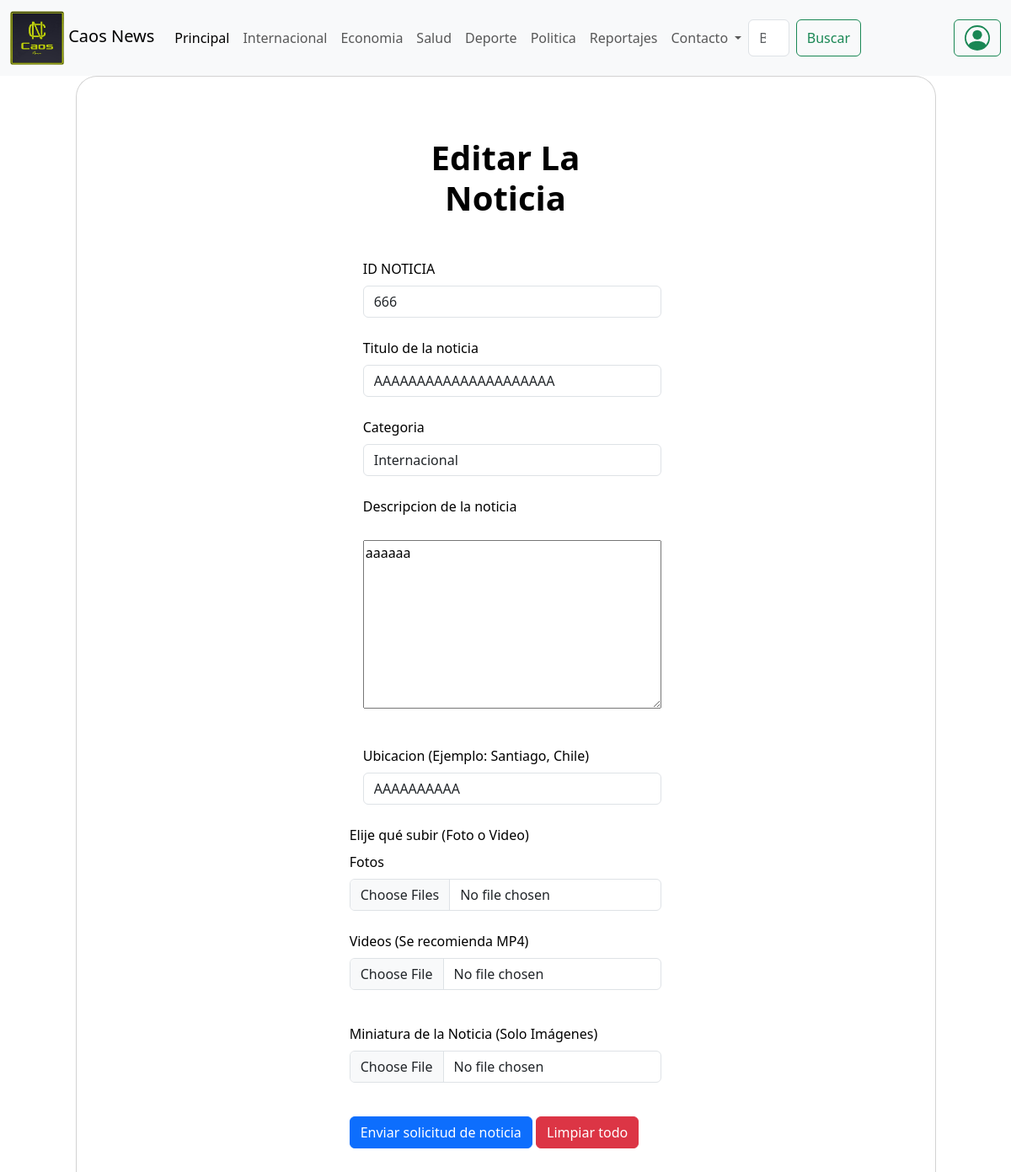
/Editot/666/ (signed in), run on the app's committed database.
### webcaosnews/models.py (models this page shows, shortened)
class Noticia(models.Model):
    idNoticia = models.IntegerField(primary_key=True)
    Titulo = models.CharField(max_length=200)
    Descripcion = models.TextField()
    Ubicacion = models.CharField(max_length=15, default='Desconocido')
    Fotos = models.ImageField(upload_to='foto', null=True, blank=True)
    miniatura = models.ImageField(upload_to='foto', null=True)
    video = models.FileField(upload_to='video', null=True, blank=True)
    Categorias = models.ForeignKey(Categorias, on_delete=models.CASCADE)
    fecha_publicacion = models.DateTimeField(auto_now_add=True, null=True)
    publicado = models.BooleanField(default=False)
    comentario = models.CharField(max_length=200, blank=True)
    usuario = models.ForeignKey(User, on_delete=models.CASCADE, null=True)
    ESTADO_CHOICES = [
        ('pendiente', 'Pendiente'),
        ('aprobado', 'Aprobado'),
        ('rechazado', 'Rechazado'),
    ]
    estado = models.CharField(max_length=10, choices=ESTADO_CHOICES, default='pendiente')

class Categorias(models.Model):
    nombre=models.CharField(primary_key=True,max_length=45)

### webcaosnews/views.py (the view, shortened to what this page needs)
# urls.py: path('Editot/<id>/',editar_noticia,name='EDN'),
@login_required(login_url='/Login/')
@permission_required('webcaosnews.change_noticia')
def editar_noticia(request, id):
    cate = Categorias.objects.all()
    noticia = get_object_or_404(Noticia, idNoticia=id)
    data = {'categorias': cate, 'noticia': noticia}
    return render(request, "Editar_noticia.html", data)

### webcaosnews/templates/Editar_noticia.html (shortened to what this page needs)
{% extends 'base5.html' %}
{% block contenedor %}
  <section class="vh-100" style="background-color: #ffffff">
    <div class="container h-100">
      <div class="row d-flex justify-content-center align-items-center h-100">
        <div class="col-lg-12 col-xl-11">
          <div class="card text-black" style="border-radius: 25px">
            <div class="card-body p-md-5">
              <div class="row justify-content-center">
                <div class="col-md-10 col-lg-6 col-xl-5 order-2 order-lg-1">
                  <p class="text-center h1 fw-bold mb-5 mx-1 mx-md-4 mt-4">
                    Editar La Noticia
                  </p>
                  <form action="{% url 'EDN' noticia.idNoticia %}" method="post" enctype="multipart/form-data">
                    <div class="d-flex flex-row align-items-center mb-4">
                      <div class="form-outline flex-fill mb-0">
                        <label class="form-label" for="txtid">ID NOTICIA</label>
                        <input required type="number" id="txtid" name="txtid" value="{{ noticia.idNoticia }}" onblur="verificar_id_noticia()" class="form-control" />
                      </div>
                    </div>
                    <div class="d-flex flex-row align-items-center mb-4">
                      <div class="form-outline flex-fill mb-0">
                        <label class="form-label" for="txtnombre">Titulo de la noticia</label>
                        <input required type="text" id="txtnombre" name="txtnombre" value="{{ noticia.Titulo }}" class="form-control" />
                      </div>
                    </div>
                    <div class="d-flex flex-row align-items-center mb-4">
                      <div class="form-outline flex-fill mb-0">
                        <label class="form-label" for="cbocategoria">Categoria</label>
                        <select class="form-control" id="cbocategoria" name="cbocategoria">
                          {% for item in categorias %}
                            <option {% if item.nombre == noticia.Categorias.nombre %}selected{% endif %}>{{item.nombre}}</option>
                          {% endfor %}
                        </select>
                      </div>
                    </div>
                    <div class="d-flex flex-row align-items-center mb-4">
                      <div class="form-outline flex-fill mb-0">
                        <label class="form-label" for="txtdesc">Descripcion de la noticia</label>
                        <textarea class="textAreaBox" style="height: 200px; width: 100%;" name="txtdesc" id="txtdesc" cols="35" rows="6">{{ noticia.Descripcion }}</textarea>
                      </div>
                    </div>
                    <div class="d-flex flex-row align-items-center mb-4">
                      <div class="form-outline flex-fill mb-0">
                        <label class="form-label" for="txtubicacion">Ubicacion (Ejemplo: Santiago, Chile)</label>
                        <input required type="text" id="txtubicacion" name="txtubicacion" value="{{ noticia.Ubicacion }}" class="form-control" />
                      </div>
                    </div>
                    <label class="form-label">Elije qué subir (Foto o Video)</label>
                    <br>
                    <section id="multi-selector-uniq" class="mb-3">
                      <div class="form-group">
                        <label class="form-label" for="txtfotos">Fotos</label>
                        <div class="col">
                          <input type="file" class="form-control" id="txtfotos" name="txtfotos" accept="image/*" multiple>
                        </div>
                        <br>
                      </div>
                      <div class="form-group">
                        <label class="form-label" for="txtvideos">Videos (Se recomienda MP4)</label>
                        <div class="col">
                          <input type="file" class="form-control" id="txtvideos" name="txtvideos" accept="video/*">
                        </div>
                      </div>
                    </section>
                    <br>
                    <section id="multi-selector-uniq">
                      <div class="mb-">
                        <label class="form-label" for="miniatura">Miniatura de la Noticia (Solo Imágenes)</label>
                        <input required class="form-control" name="txtminiatura" id="txtminiatura" type="file" accept="image/*">
                      </div>
                    </section>
                    <br>
                    <div>
                      <button type="submit" class="btn btn-primary btn-block mb-4">Enviar solicitud de noticia</button>
                      <button type="reset" class="btn btn-danger btn-block mb-4">Limpiar todo</button>
                    </div>
                  </form>
                </div>
              </div>
            </div>
          </div>
        </div>
      </div>
    </div>
  </section>
{% endblock contenedor %}

### data on the page
Noticia: txtid "666", txtnombre "AAAAAAAAAAAAAAAAAAAAA", cbocategoria "Internacional", txtdesc "aaaaaa", txtubicacion "AAAAAAAAAA"
